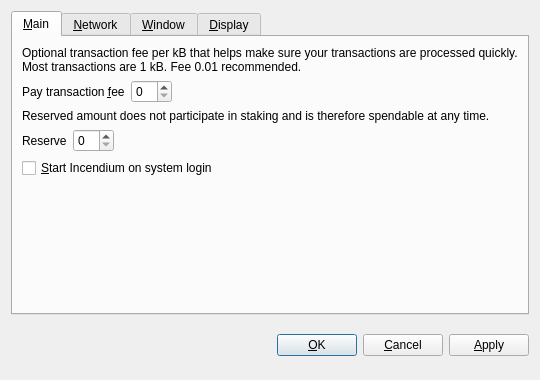
<?xml version="1.0" encoding="UTF-8"?>
<ui version="4.0">
 <class>OptionsDialog</class>
 <widget class="QDialog" name="OptionsDialog">
  <property name="geometry">
   <rect>
    <x>0</x>
    <y>0</y>
    <width>540</width>
    <height>380</height>
   </rect>
  </property>
  <property name="windowTitle">
   <string>Options</string>
  </property>
  <property name="modal">
   <bool>true</bool>
  </property>
  <layout class="QVBoxLayout" name="verticalLayout">
   <item>
    <widget class="QTabWidget" name="tabWidget">
     <property name="tabPosition">
      <enum>QTabWidget::North</enum>
     </property>
     <property name="currentIndex">
      <number>0</number>
     </property>
     <widget class="QWidget" name="tabMain">
      <attribute name="title">
       <string>&amp;Main</string>
      </attribute>
      <layout class="QVBoxLayout" name="verticalLayout_Main">
       <item>
        <widget class="QLabel" name="transactionFeeInfoLabel">
         <property name="text">
          <string>Optional transaction fee per kB that helps make sure your transactions are processed quickly. Most transactions are 1 kB. Fee 0.01 recommended.</string>
         </property>
         <property name="textFormat">
          <enum>Qt::PlainText</enum>
         </property>
         <property name="wordWrap">
          <bool>true</bool>
         </property>
        </widget>
       </item>
       <item>
        <layout class="QHBoxLayout" name="horizontalLayoutFee">
         <item>
          <widget class="QLabel" name="transactionFeeLabel">
           <property name="text">
            <string>Pay transaction &amp;fee</string>
           </property>
           <property name="textFormat">
            <enum>Qt::PlainText</enum>
           </property>
           <property name="buddy">
            <cstring>transactionFee</cstring>
           </property>
          </widget>
         </item>
         <item>
          <widget class="BitcoinAmountField" name="transactionFee"/>
         </item>
         <item>
          <spacer name="horizontalSpacerFee">
           <property name="orientation">
            <enum>Qt::Horizontal</enum>
           </property>
           <property name="sizeHint" stdset="0">
            <size>
             <width>40</width>
             <height>20</height>
            </size>
           </property>
          </spacer>
         </item>
        </layout>
       </item>
       <item>
        <widget class="QLabel" name="reserveBalanceInfoLabel">
         <property name="text">
          <string>Reserved amount does not participate in staking and is therefore spendable at any time.</string>
         </property>
         <property name="textFormat">
          <enum>Qt::PlainText</enum>
         </property>
         <property name="wordWrap">
          <bool>true</bool>
         </property>
        </widget>
       </item>
       <item>
        <layout class="QHBoxLayout" name="horizontalLayoutReserveBalance">
         <item>
          <widget class="QLabel" name="reserveBalanceLabel">
           <property name="text">
            <string>Reserve</string>
           </property>
           <property name="textFormat">
            <enum>Qt::PlainText</enum>
           </property>
           <property name="buddy">
            <cstring>reserveBalance</cstring>
           </property>
          </widget>
         </item>
         <item>
          <widget class="BitcoinAmountField" name="reserveBalance"/>
         </item>
         <item>
          <spacer name="horizontalSpacerReserveBalance">
           <property name="orientation">
            <enum>Qt::Horizontal</enum>
           </property>
           <property name="sizeHint" stdset="0">
            <size>
             <width>40</width>
             <height>20</height>
            </size>
           </property>
          </spacer>
         </item>
        </layout>
       </item>
       <item>
        <widget class="QCheckBox" name="bitcoinAtStartup">
         <property name="toolTip">
          <string>Automatically start Incendium after logging in to the system.</string>
         </property>
         <property name="text">
          <string>&amp;Start Incendium on system login</string>
         </property>
        </widget>
       </item>
       <item>
        <spacer name="verticalSpacer_Main">
         <property name="orientation">
          <enum>Qt::Vertical</enum>
         </property>
         <property name="sizeHint" stdset="0">
          <size>
           <width>20</width>
           <height>40</height>
          </size>
         </property>
        </spacer>
       </item>
      </layout>
     </widget>
     <widget class="QWidget" name="tabNetwork">
      <attribute name="title">
       <string>&amp;Network</string>
      </attribute>
      <layout class="QVBoxLayout" name="verticalLayout_Network">
       <item>
        <widget class="QCheckBox" name="mapPortUpnp">
         <property name="toolTip">
          <string>Automatically open the Incendium client port on the router. This only works when your router supports UPnP and it is enabled.</string>
         </property>
         <property name="text">
          <string>Map port using &amp;UPnP</string>
         </property>
        </widget>
       </item>
       <item>
        <widget class="QCheckBox" name="connectSocks">
         <property name="toolTip">
          <string>Connect to the Incendium network through a SOCKS proxy (e.g. when connecting through Tor).</string>
         </property>
         <property name="text">
          <string>&amp;Connect through SOCKS proxy:</string>
         </property>
        </widget>
       </item>
       <item>
        <layout class="QHBoxLayout" name="horizontalLayout_Network">
         <item>
          <widget class="QLabel" name="proxyIpLabel">
           <property name="text">
            <string>Proxy &amp;IP:</string>
           </property>
           <property name="textFormat">
            <enum>Qt::PlainText</enum>
           </property>
           <property name="buddy">
            <cstring>proxyIp</cstring>
           </property>
          </widget>
         </item>
         <item>
          <widget class="QValidatedLineEdit" name="proxyIp">
           <property name="maximumSize">
            <size>
             <width>140</width>
             <height>16777215</height>
            </size>
           </property>
           <property name="toolTip">
            <string>IP address of the proxy (e.g. 127.0.0.1)</string>
           </property>
          </widget>
         </item>
         <item>
          <widget class="QLabel" name="proxyPortLabel">
           <property name="text">
            <string>&amp;Port:</string>
           </property>
           <property name="textFormat">
            <enum>Qt::PlainText</enum>
           </property>
           <property name="buddy">
            <cstring>proxyPort</cstring>
           </property>
          </widget>
         </item>
         <item>
          <widget class="QLineEdit" name="proxyPort">
           <property name="maximumSize">
            <size>
             <width>55</width>
             <height>16777215</height>
            </size>
           </property>
           <property name="toolTip">
            <string>Port of the proxy (e.g. 9050)</string>
           </property>
          </widget>
         </item>
         <item>
          <widget class="QLabel" name="socksVersionLabel">
           <property name="text">
            <string>SOCKS &amp;Version:</string>
           </property>
           <property name="textFormat">
            <enum>Qt::PlainText</enum>
           </property>
           <property name="buddy">
            <cstring>socksVersion</cstring>
           </property>
          </widget>
         </item>
         <item>
          <widget class="QValueComboBox" name="socksVersion">
           <property name="toolTip">
            <string>SOCKS version of the proxy (e.g. 5)</string>
           </property>
          </widget>
         </item>
         <item>
          <spacer name="horizontalSpacer_Network">
           <property name="orientation">
            <enum>Qt::Horizontal</enum>
           </property>
           <property name="sizeHint" stdset="0">
            <size>
             <width>40</width>
             <height>20</height>
            </size>
           </property>
          </spacer>
         </item>
        </layout>
       </item>
       <item>
        <spacer name="verticalSpacer_Network">
         <property name="orientation">
          <enum>Qt::Vertical</enum>
         </property>
         <property name="sizeHint" stdset="0">
          <size>
           <width>20</width>
           <height>40</height>
          </size>
         </property>
        </spacer>
       </item>
      </layout>
     </widget>
     <widget class="QWidget" name="tabWindow">
      <attribute name="title">
       <string>&amp;Window</string>
      </attribute>
      <layout class="QVBoxLayout" name="verticalLayout_Window">
       <item>
        <widget class="QCheckBox" name="minimizeToTray">
         <property name="toolTip">
          <string>Show only a tray icon after minimizing the window.</string>
         </property>
         <property name="text">
          <string>&amp;Minimize to the tray instead of the taskbar</string>
         </property>
        </widget>
       </item>
       <item>
        <widget class="QCheckBox" name="minimizeOnClose">
         <property name="toolTip">
          <string>Minimize instead of exit the application when the window is closed. When this option is enabled, the application will be closed only after selecting Quit in the menu.</string>
         </property>
         <property name="text">
          <string>M&amp;inimize on close</string>
         </property>
        </widget>
       </item>
       <item>
        <spacer name="verticalSpacer_Window">
         <property name="orientation">
          <enum>Qt::Vertical</enum>
         </property>
         <property name="sizeHint" stdset="0">
          <size>
           <width>20</width>
           <height>40</height>
          </size>
         </property>
        </spacer>
       </item>
      </layout>
     </widget>
     <widget class="QWidget" name="tabDisplay">
      <attribute name="title">
       <string>&amp;Display</string>
      </attribute>
      <layout class="QVBoxLayout" name="verticalLayout_Display">
       <item>
        <layout class="QHBoxLayout" name="horizontalLayout_1_Display">
         <item>
          <widget class="QLabel" name="langLabel">
           <property name="text">
            <string>User Interface &amp;language:</string>
           </property>
           <property name="textFormat">
            <enum>Qt::PlainText</enum>
           </property>
           <property name="buddy">
            <cstring>lang</cstring>
           </property>
          </widget>
         </item>
         <item>
          <widget class="QValueComboBox" name="lang">
           <property name="toolTip">
            <string>The user interface language can be set here. This setting will take effect after restarting Incendium.</string>
           </property>
          </widget>
         </item>
        </layout>
       </item>
       <item>
        <layout class="QHBoxLayout" name="horizontalLayout_2_Display">
         <item>
          <widget class="QLabel" name="unitLabel">
           <property name="text">
            <string>&amp;Unit to show amounts in:</string>
           </property>
           <property name="textFormat">
            <enum>Qt::PlainText</enum>
           </property>
           <property name="buddy">
            <cstring>unit</cstring>
           </property>
          </widget>
         </item>
         <item>
          <widget class="QValueComboBox" name="unit">
           <property name="toolTip">
            <string>Choose the default subdivision unit to show in the interface and when sending coins.</string>
           </property>
          </widget>
         </item>
        </layout>
       </item>
       <item>
        <widget class="QCheckBox" name="displayAddresses">
         <property name="toolTip">
          <string>Whether to show Incendium addresses in the transaction list or not.</string>
         </property>
         <property name="text">
          <string>&amp;Display addresses in transaction list</string>
         </property>
        </widget>
       </item>
       <item>
        <widget class="QCheckBox" name="coinControlFeatures">
         <property name="toolTip">
          <string>Whether to show coin control features or not.</string>
         </property>
         <property name="text">
          <string>Display coin &amp;control features (experts only!)</string>
         </property>
        </widget>
       </item>
       <item>
        <spacer name="verticalSpacer_Display">
         <property name="orientation">
          <enum>Qt::Vertical</enum>
         </property>
         <property name="sizeHint" stdset="0">
          <size>
           <width>20</width>
           <height>40</height>
          </size>
         </property>
        </spacer>
       </item>
      </layout>
     </widget>
    </widget>
   </item>
   <item>
    <layout class="QHBoxLayout" name="horizontalLayout_Buttons">
     <item>
      <spacer name="horizontalSpacer_1">
       <property name="orientation">
        <enum>Qt::Horizontal</enum>
       </property>
       <property name="sizeHint" stdset="0">
        <size>
         <width>40</width>
         <height>48</height>
        </size>
       </property>
      </spacer>
     </item>
     <item>
      <widget class="QLabel" name="statusLabel">
       <property name="font">
        <font>
         <weight>75</weight>
         <bold>true</bold>
        </font>
       </property>
       <property name="text">
        <string/>
       </property>
       <property name="textFormat">
        <enum>Qt::PlainText</enum>
       </property>
       <property name="wordWrap">
        <bool>true</bool>
       </property>
      </widget>
     </item>
     <item>
      <spacer name="horizontalSpacer_2">
       <property name="orientation">
        <enum>Qt::Horizontal</enum>
       </property>
       <property name="sizeHint" stdset="0">
        <size>
         <width>40</width>
         <height>48</height>
        </size>
       </property>
      </spacer>
     </item>
     <item>
      <widget class="QPushButton" name="okButton">
       <property name="text">
        <string>&amp;OK</string>
       </property>
      </widget>
     </item>
     <item>
      <widget class="QPushButton" name="cancelButton">
       <property name="text">
        <string>&amp;Cancel</string>
       </property>
       <property name="autoDefault">
        <bool>false</bool>
       </property>
      </widget>
     </item>
     <item>
      <widget class="QPushButton" name="applyButton">
       <property name="text">
        <string>&amp;Apply</string>
       </property>
       <property name="autoDefault">
        <bool>false</bool>
       </property>
      </widget>
     </item>
    </layout>
   </item>
  </layout>
 </widget>
 <customwidgets>
  <customwidget>
   <class>BitcoinAmountField</class>
   <extends>QSpinBox</extends>
   <header>bitcoinamountfield.h</header>
  </customwidget>
  <customwidget>
   <class>QValueComboBox</class>
   <extends>QComboBox</extends>
   <header>qvaluecombobox.h</header>
  </customwidget>
  <customwidget>
   <class>QValidatedLineEdit</class>
   <extends>QLineEdit</extends>
   <header>qvalidatedlineedit.h</header>
  </customwidget>
 </customwidgets>
 <resources/>
 <connections/>
</ui>
